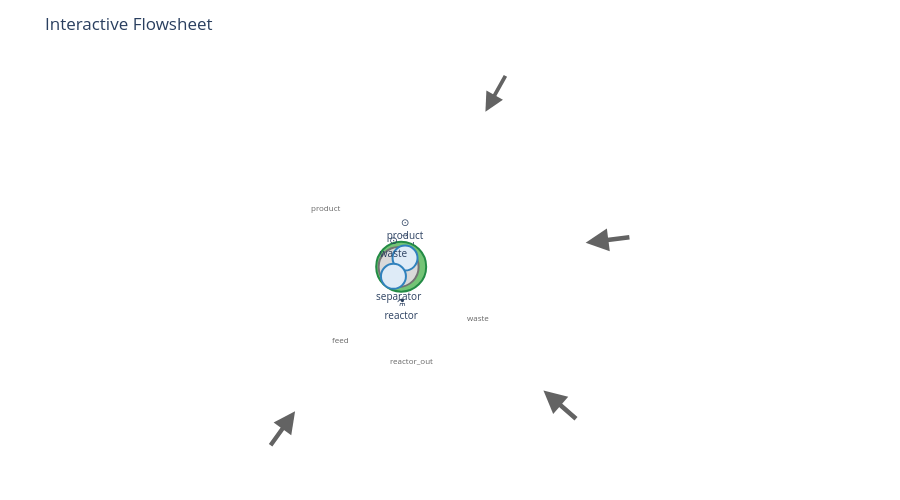

Notebook code for this chart:
### Markdown cell above
## 3. Interactive Features

The visualization is fully interactive:

- **Zoom**: Scroll or pinch to zoom in/out
- **Pan**: Drag to move around
- **Tooltips**: Hover over nodes to see unit parameters, hover over edges to see stream data
- **Toolbar**: Use the toolbar on the right for reset, download, etc.

### Code cell
# Render with more options
fig = render_flowsheet(
    graph,
    layout="spring",
    title="Interactive Flowsheet",
    width=900,
    height=500,
    show_stream_labels=True,
    edge_width_scale=2.0,  # Scale edge width by flow rate
)
fig.show()

### Figure 1 — Plotly figure (JSON) as saved in the notebook; plotly's stock layout.template omitted (floating-point values rounded to 4 significant figures)
{"data": [{"hoverinfo": "text", "hovertext": "<b>Stream: feed</b><br>_feed_feed:out → reactor:in<br>T: 350.0 K<br>P: 101.3 kPa<br><br><b>Flows:</b><br>  A: 100<br>  B: 0<br>  C: 0", "line": {"color": "#636363", "width": 4.577}, "mode": "lines", "showlegend": false, "type": "scatter", "x": [0.4048, 0.06817], "y": [-0.2059, 0.0869]}, {"hoverinfo": "text", "hovertext": "<b>Stream: reactor_out</b><br>reactor:out → separator:in<br>T: 350.0 K<br>P: 101.3 kPa<br><br><b>Flows:</b><br>  A: 85.29<br>  B: 14.71<br>  C: 0", "line": {"color": "#636363", "width": 4.577}, "mode": "lines", "showlegend": false, "type": "scatter", "x": [0.06817, -0.201], "y": [0.0869, 0.05214]}, {"hoverinfo": "text", "hovertext": "<b>Stream: product</b><br>separator:out → _product_product:in<br>T: 350.0 K<br>P: 101.3 kPa<br><br><b>Flows:</b><br>  A: 59.71<br>  B: 10.29<br>  C: 0", "line": {"color": "#636363", "width": 4.342}, "mode": "lines", "showlegend": false, "type": "scatter", "x": [-0.201, 0.4795], "y": [0.05214, 1.0]}, {"hoverinfo": "text", "hovertext": "<b>Stream: waste</b><br>separator:out → _product_waste:in<br>T: 350.0 K<br>P: 101.3 kPa<br><br><b>Flows:</b><br>  A: 25.59<br>  B: 4.412<br>  C: 0", "line": {"color": "#636363", "width": 3.789}, "mode": "lines", "showlegend": false, "type": "scatter", "x": [-0.201, -0.7515], "y": [0.05214, -0.9331]}, {"hoverinfo": "text", "hovertext": ["<b>feed</b><br>Type: feed"], "marker": {"color": "#fee5d9", "line": {"color": "#fb6a4a", "width": 2}, "size": 25, "symbol": "circle"}, "mode": "markers+text", "name": "feed", "text": ["→<br>feed"], "textfont": {"size": 10}, "textposition": "top center", "type": "scatter", "x": [0.4048], "y": [-0.2059]}, {"hoverinfo": "text", "hovertext": ["<b>reactor</b><br>Type: CSTR"], "marker": {"color": "#74c476", "line": {"color": "#238b45", "width": 2}, "size": 50, "symbol": "circle"}, "mode": "markers+text", "name": "CSTR", "text": ["⚗<br>reactor"], "textfont": {"size": 10}, "textposition": "bottom center", "type": "scatter", "x": [0.06817], "y": [0.0869]}, {"hoverinfo": "text", "hovertext": ["<b>separator</b><br>Type: simple_split"], "marker": {"color": "#d9d9d9", "line": {"color": "#737373", "width": 2}, "size": 40, "symbol": "circle"}, "mode": "markers+text", "name": "simple_split", "text": ["separator"], "textfont": {"size": 10}, "textposition": "bottom center", "type": "scatter", "x": [-0.201], "y": [0.05214]}, {"hoverinfo": "text", "hovertext": ["<b>product</b><br>Type: product", "<b>waste</b><br>Type: product"], "marker": {"color": "#deebf7", "line": {"color": "#3182bd", "width": 2}, "size": 25, "symbol": "circle"}, "mode": "markers+text", "name": "product", "text": ["⊙<br>product", "⊙<br>waste"], "textfont": {"size": 10}, "textposition": "top center", "type": "scatter", "x": [0.4795, -0.7515], "y": [1.0, -0.9331]}], "layout": {"annotations": [{"arrowcolor": "#636363", "arrowhead": 2, "arrowsize": 1, "arrowwidth": 4.577, "ax": 18.93, "axref": "x", "ay": -16.32, "ayref": "y", "showarrow": true, "x": 15.16, "xref": "x", "y": -13.04, "yref": "y"}, {"font": {"color": "#666", "size": 8}, "showarrow": false, "text": "feed", "x": -6.327, "y": -7.604}, {"arrowcolor": "#636363", "arrowhead": 2, "arrowsize": 1, "arrowwidth": 4.577, "ax": 24.59, "axref": "x", "ay": 3.254, "ayref": "y", "showarrow": true, "x": 19.63, "xref": "x", "y": 2.613, "yref": "y"}, {"font": {"color": "#666", "size": 8}, "showarrow": false, "text": "reactor_out", "x": 1.214, "y": -9.848}, {"arrowcolor": "#636363", "arrowhead": 2, "arrowsize": 1, "arrowwidth": 4.342, "ax": -14.1, "axref": "x", "ay": -19.31, "ayref": "y", "showarrow": true, "x": -11.18, "xref": "x", "y": -15.25, "yref": "y"}, {"font": {"color": "#666", "size": 8}, "showarrow": false, "text": "product", "x": -7.984, "y": 6.358}, {"arrowcolor": "#636363", "arrowhead": 2, "arrowsize": 1, "arrowwidth": 3.789, "ax": 11.44, "axref": "x", "ay": 20.89, "ayref": "y", "showarrow": true, "x": 9.004, "xref": "x", "y": 16.53, "yref": "y"}, {"font": {"color": "#666", "size": 8}, "showarrow": false, "text": "waste", "x": 8.253, "y": -5.318}], "dragmode": "pan", "height": 500, "hovermode": "closest", "margin": {"b": 40, "l": 40, "r": 40, "t": 60}, "modebar": {"bgcolor": "rgba(255,255,255,0.8)", "orientation": "v"}, "plot_bgcolor": "white", "showlegend": false, "title": {"text": "Interactive Flowsheet"}, "width": 900, "xaxis": {"scaleanchor": "y", "scaleratio": 1, "showgrid": false, "showticklabels": false, "zeroline": false}, "yaxis": {"showgrid": false, "showticklabels": false, "zeroline": false}}}
